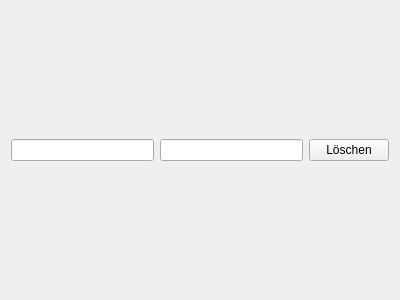
<?xml version="1.0" encoding="UTF-8"?>
<ui version="4.0">
 <class>Form</class>
 <widget class="QWidget" name="Form">
  <property name="geometry">
   <rect>
    <x>0</x>
    <y>0</y>
    <width>400</width>
    <height>300</height>
   </rect>
  </property>
  <property name="windowTitle">
   <string>Form</string>
  </property>
  <layout class="QHBoxLayout" name="horizontalLayout">
   <item>
    <widget class="QLineEdit" name="lineEdit_2"/>
   </item>
   <item>
    <widget class="QLineEdit" name="lineEdit"/>
   </item>
   <item>
    <widget class="QPushButton" name="buttonDelete">
     <property name="text">
      <string>Löschen</string>
     </property>
    </widget>
   </item>
  </layout>
 </widget>
 <resources/>
 <connections/>
</ui>
